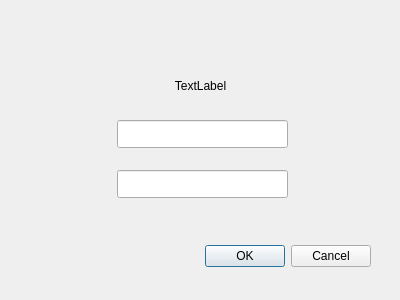
<?xml version="1.0" encoding="UTF-8"?>
<ui version="4.0">
 <class>PasswordDialog</class>
 <widget class="QDialog" name="PasswordDialog">
  <property name="geometry">
   <rect>
    <x>0</x>
    <y>0</y>
    <width>400</width>
    <height>300</height>
   </rect>
  </property>
  <property name="minimumSize">
   <size>
    <width>400</width>
    <height>300</height>
   </size>
  </property>
  <property name="maximumSize">
   <size>
    <width>400</width>
    <height>300</height>
   </size>
  </property>
  <property name="windowTitle">
   <string>Dialog</string>
  </property>
  <property name="styleSheet">
   <string notr="true">font: 12pt &quot;Segoe UI&quot;;</string>
  </property>
  <widget class="QDialogButtonBox" name="buttonBox">
   <property name="geometry">
    <rect>
     <x>30</x>
     <y>240</y>
     <width>341</width>
     <height>32</height>
    </rect>
   </property>
   <property name="orientation">
    <enum>Qt::Orientation::Horizontal</enum>
   </property>
   <property name="standardButtons">
    <set>QDialogButtonBox::StandardButton::Cancel|QDialogButtonBox::StandardButton::Ok</set>
   </property>
  </widget>
  <widget class="QLineEdit" name="passwordEdit">
   <property name="geometry">
    <rect>
     <x>117</x>
     <y>120</y>
     <width>171</width>
     <height>28</height>
    </rect>
   </property>
   <property name="whatsThis">
    <string>&lt;html&gt;&lt;head/&gt;&lt;body&gt;&lt;p&gt;&lt;br/&gt;&lt;/p&gt;&lt;/body&gt;&lt;/html&gt;</string>
   </property>
   <property name="echoMode">
    <enum>QLineEdit::EchoMode::Password</enum>
   </property>
  </widget>
  <widget class="QLabel" name="label">
   <property name="geometry">
    <rect>
     <x>110</x>
     <y>70</y>
     <width>181</width>
     <height>31</height>
    </rect>
   </property>
   <property name="text">
    <string>TextLabel</string>
   </property>
   <property name="alignment">
    <set>Qt::AlignmentFlag::AlignCenter</set>
   </property>
  </widget>
  <widget class="QLineEdit" name="confirmEdit">
   <property name="geometry">
    <rect>
     <x>117</x>
     <y>170</y>
     <width>171</width>
     <height>28</height>
    </rect>
   </property>
   <property name="echoMode">
    <enum>QLineEdit::EchoMode::Password</enum>
   </property>
  </widget>
 </widget>
 <resources/>
 <connections>
  <connection>
   <sender>buttonBox</sender>
   <signal>accepted()</signal>
   <receiver>PasswordDialog</receiver>
   <slot>accept()</slot>
   <hints>
    <hint type="sourcelabel">
     <x>248</x>
     <y>254</y>
    </hint>
    <hint type="destinationlabel">
     <x>157</x>
     <y>274</y>
    </hint>
   </hints>
  </connection>
  <connection>
   <sender>buttonBox</sender>
   <signal>rejected()</signal>
   <receiver>PasswordDialog</receiver>
   <slot>reject()</slot>
   <hints>
    <hint type="sourcelabel">
     <x>316</x>
     <y>260</y>
    </hint>
    <hint type="destinationlabel">
     <x>286</x>
     <y>274</y>
    </hint>
   </hints>
  </connection>
 </connections>
</ui>
